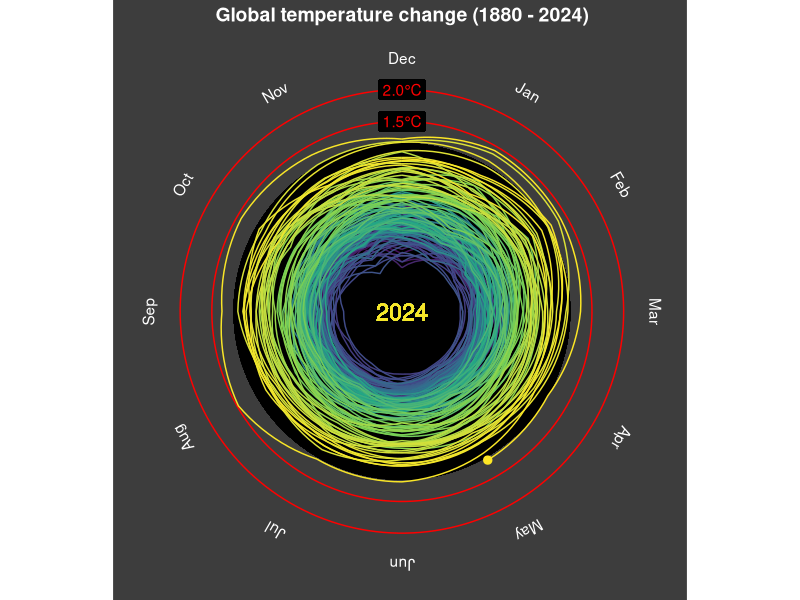
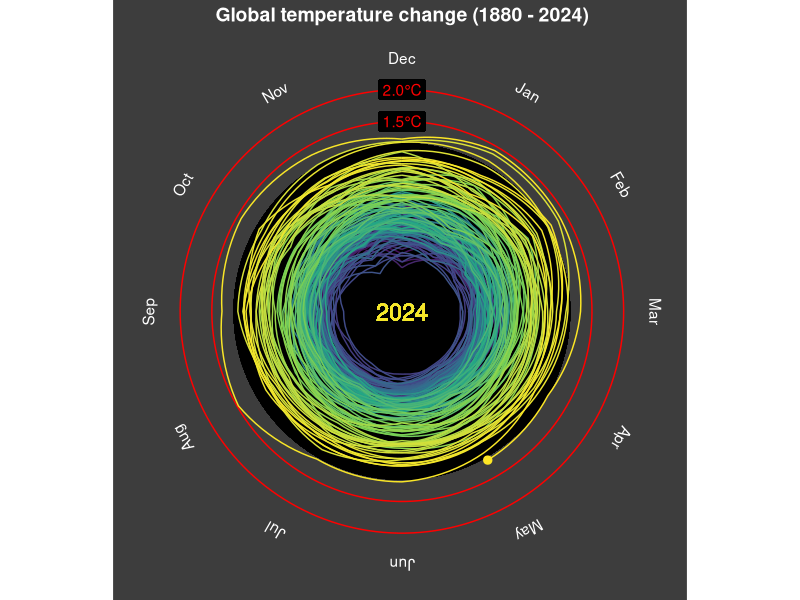

The R source for these figures, in order:
# Script for climate spiral diagram

# Librairies
library(tidyverse)
library(scales)
library(glue)

# Loading the data
raw_data <- read.csv("data/GLB.Ts+dSST.csv", skip = 1, na = "***")

# Clean and select
temp_data <- raw_data %>%
  select(year = Year, all_of(month.abb)) %>%
  pivot_longer(-year, names_to = "month", values_to = "t_diff") %>% 
  mutate(month = factor(month, levels = c( month.abb)),
         month_number = as.numeric(month)) %>% 
  drop_na()

# Some creationof data frame for plot purpose
last_dec <- temp_data %>% 
  filter(month == "Dec") %>% 
  mutate(year = year + 1,
         month = "last_dec")

next_jan <- temp_data %>% 
  filter(month == "Jan") %>% 
  mutate(year = year - 1,
         month = "next_jan")

t_data <- bind_rows(temp_data, next_jan) %>% 
  mutate(month = factor(month, levels = c(month.abb, "next_jan")),
         month_number = as.numeric(month) - 1)

circles <- tibble(
  x = 12,
  y = c(1.5, 2.0),
  labels = c("1.5°C", "2.0°C")
)
months_labels <- tibble(
  x = 1:12,
  y = 2.5,
  label = month.abb
)
annotation <- t_data %>%
  slice_max(year) %>%
  slice_max(month_number)

# Visualisation
t_data %>% ggplot(aes(x = month_number, y = t_diff, color = year,
                      group = year)) + 
  geom_point(x=12,y=-1.5,color="black",size=113) +
  geom_hline(yintercept = c(1.5, 2), color = "red") +
  geom_line() +
  geom_label(data = circles,
             aes(x = x, y = y, label = labels),
             color = "red", fill = "black",
             label.size = 0, inherit.aes = F) +
  geom_text(data = months_labels, aes(x = x, y = y, label = label),
            inherit.aes = F, color = "white",
            angle = c(seq(330,0, length.out = 12))) +
  geom_text(aes(x = 3, y = -1.5,
                label = glue("{max(t_data$year)}",)),
            size = 6, show.legend = F)+
  geom_point(data = annotation, aes(x = month_number, y = t_diff),
             size = 2.5) +
  scale_color_viridis_c("", breaks = seq(1880, 2020, 20),
                        guide = "none") +
  scale_x_continuous(breaks = 1:12,
                     labels = month.abb) +
  scale_y_continuous(breaks = seq(-2,2.4,0.2),
                     limits = c(-2,2.5), expand = c(0,-0.5)) +
  coord_polar() +
  labs(title = glue("Global temperature change (1880 - {max(t_data$year)})"),
       y = NULL,
       x = NULL) +
  theme(
    panel.background = element_rect(fill = "gray24", colour = "gray24" ),
    panel.grid = element_blank(),
    plot.background = element_rect(fill = "gray24", colour = "gray24"),
    plot.title = element_text(colour = "white", size = 14,
                              hjust = 0.5, face  = "bold"),
    axis.title = element_blank(),
    axis.text = element_blank(),
    axis.ticks = element_blank()
  )

# Save the figure
ggsave("figures/temperature_spiral_plot.png", height = 4.5, width = 4.5, dpi = 400)
